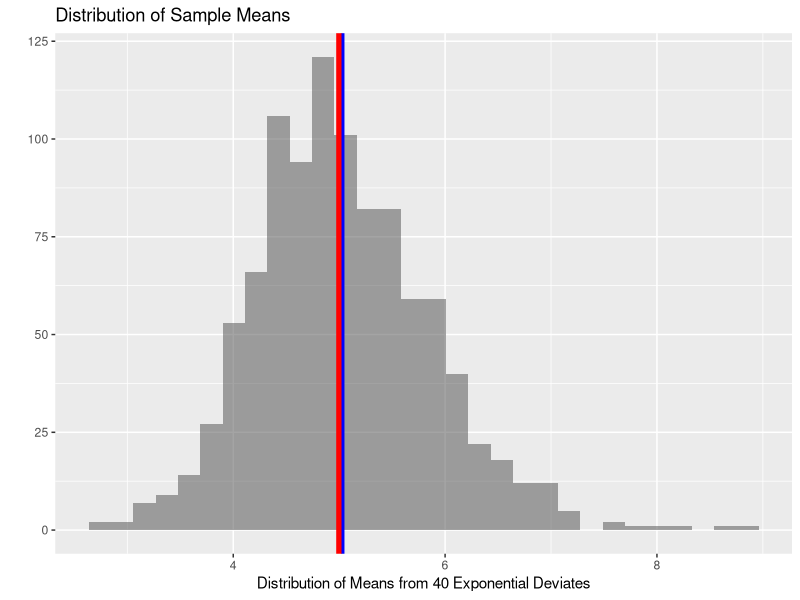

Write R code to recreate this figure.
## ---- chunk 1
#set seed
set.seed = 1234

#number of simulations to run
simnum <- 1000

#number of distributions to generate
exp_n <- 40

#exponential distribution parameters
exp_lambda <- 0.2
simMatrix <- matrix(rexp(exp_n * simnum, rate = exp_lambda), simnum, exp_n)
expMean <- rowMeans(simMatrix)
## ---- chunk 2
#load ggplot2
library(ggplot2)

#Compare Means
popMean <- 1 / exp_lambda
simMean <- mean(expMean)
popMean
simMean
## ---- chunk 3
#Compare Variances
popVariance <- (1 / exp_lambda) ^ 2 / exp_n
simVariance <- var(expMean)
popVariance
simVariance
## ---- chunk 4
#load libs
library(ggplot2)

#compare Variances visually
plt <- qplot(expMean, main = "Distribution of Sample Means", alpha = 0.3) +
    xlab("Distribution of Means from 40 Exponential Deviates") +
    geom_vline(size = 2, xintercept = popMean, colour = "red") +
    geom_vline(size = 1, xintercept = simMean, colour = "blue") +
    theme(legend.position = "none")
plt
